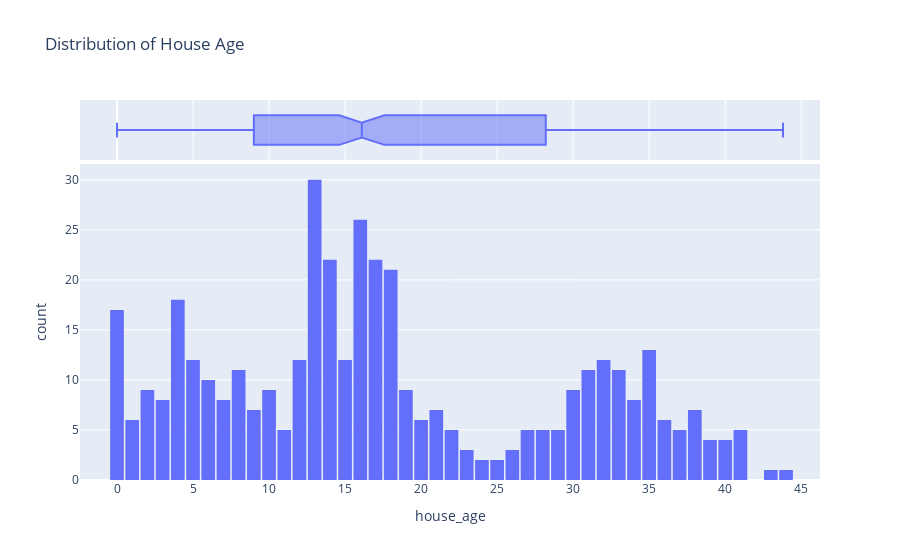

Notebook code cell kept with this figure:
### Markdown cell above
A minimum house age of 0, which means a very new house and maximum age of 43yrs. We can visualize the distribution of age using a histogram with 44 bins (one for each house)

### Code cell
fig = px.histogram(real_estate_copy_df, 
                   x='house_age', 
                   marginal='box', 
                   nbins=44, 
                   title='Distribution of House Age')
fig.update_layout(bargap=0.1)
fig.show()

### Figure 1 — Plotly figure (JSON) as saved in the notebook; plotly's stock layout.template omitted (floating-point values rounded to 4 significant figures; data arrays with more than 128 entries replaced by an {"elided": "..."} marker saying what was removed)
{"data": [{"alignmentgroup": "True", "bingroup": "x", "hovertemplate": "house_age=%{x}<br>count=%{y}<extra></extra>", "legendgroup": "", "marker": {"color": "#636efa", "pattern": {"shape": ""}}, "name": "", "nbinsx": 44, "offsetgroup": "", "orientation": "v", "showlegend": false, "type": "histogram", "x": {"elided": "414 float values"}, "xaxis": "x", "yaxis": "y"}, {"alignmentgroup": "True", "hovertemplate": "house_age=%{x}<extra></extra>", "legendgroup": "", "marker": {"color": "#636efa"}, "name": "", "notched": true, "offsetgroup": "", "showlegend": false, "type": "box", "x": {"elided": "414 float values"}, "xaxis": "x2", "yaxis": "y2"}], "layout": {"bargap": 0.1, "barmode": "relative", "legend": {"tracegroupgap": 0}, "title": {"text": "Distribution of House Age"}, "xaxis": {"anchor": "y", "domain": [0, 1], "title": {"text": "house_age"}}, "xaxis2": {"anchor": "y2", "domain": [0, 1], "matches": "x", "showgrid": true, "showticklabels": false}, "yaxis": {"anchor": "x", "domain": [0, 0.8316], "title": {"text": "count"}}, "yaxis2": {"anchor": "x2", "domain": [0.8416, 1], "matches": "y2", "showgrid": false, "showline": false, "showticklabels": false, "ticks": ""}}}
